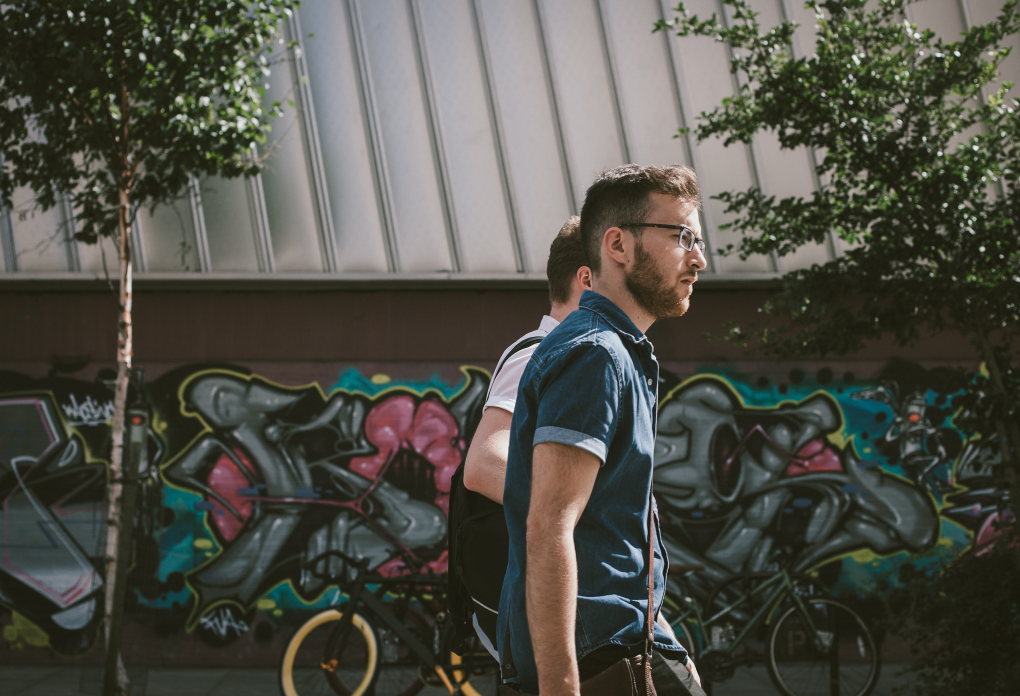
#> input picture 0020.png, 2040 x 1392 px (shown at 1/2 size)
$ python main.py   (older library calls are emulated)
#> lines starting #> are read from the running program, lines starting #| are printed output that depends on the picture
import os
import cv2
import numpy as np
import xgboost as xgb
import matplotlib.pyplot as plt
from sklearn.metrics import mean_squared_error
from sklearn.model_selection import train_test_split
from sklearn.model_selection import RandomizedSearchCV

import warnings
warnings.filterwarnings("ignore")

img = cv2.imread("0020.png")
#> img is the input picture: shape (1392, 2040, 3); mean B, G, R 70.1, 78.8, 79
img = cv2.resize(img,(512,512))
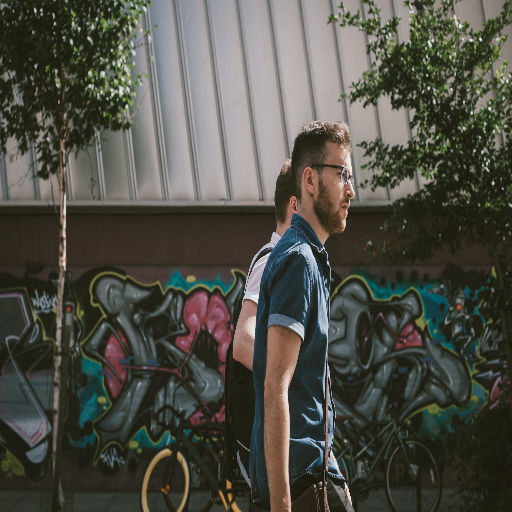
#> img: shape (512, 512, 3); mean B, G, R 70, 78.6, 78.8
img_rgb = cv2.cvtColor(img, cv2.COLOR_BGR2RGB)

plt.imshow(img_rgb)
plt.axis(False)
plt.show()

sigma = 25
mean = 0
x,y,z = img_rgb.shape
#> x = 512; y = 512; z = 3

gauss = np.random.normal(mean,sigma,(x,y,z)).astype(np.uint8)
noisy = cv2.add(img_rgb, gauss)
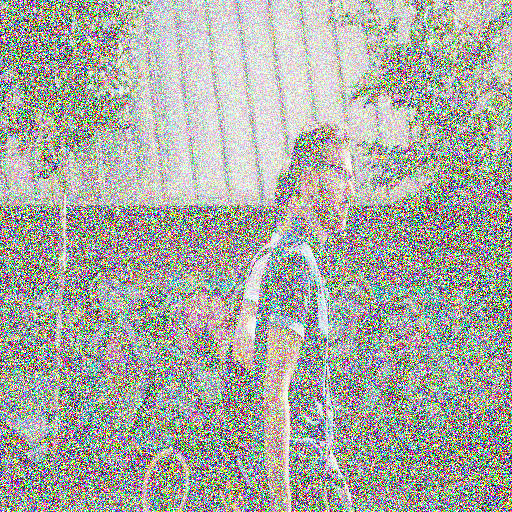
#> noisy: shape (512, 512, 3); mean R, G, B 173.2, 173.2, 168.3

plt.imshow(noisy)
plt.axis(False)
plt.show()

def Gen_Gauss_Noise(image,noise_lvl = 25):
    x,y,z = image.shape
    mean = 0

    sigma = noise_lvl
    gauss = np.random.normal(mean,sigma,(x,y,z)).astype(np.uint8)
    noisy_img = cv2.add(image,gauss)

    return noisy_img

img = cv2.imread("0020.png")
img = cv2.resize(img,(512,512))

gray = cv2.cvtColor(img, cv2.COLOR_BGR2GRAY)
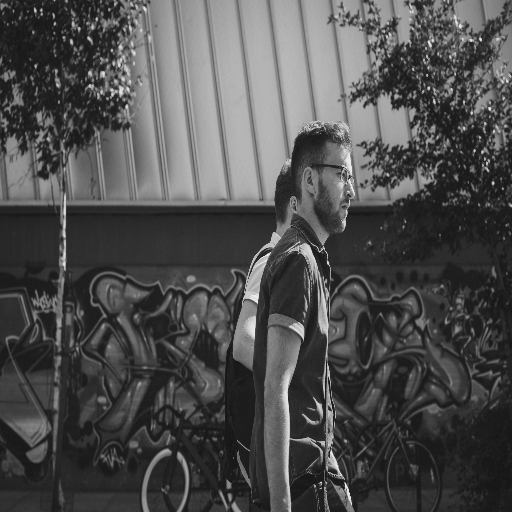
#> gray: shape (512, 512); min 20, max 238, mean 77.7
mean_blur = cv2.blur(gray,(3,3))
median_blur = cv2.medianBlur(gray,ksize=3)
laplacian = cv2.Laplacian(gray,cv2.CV_64F)
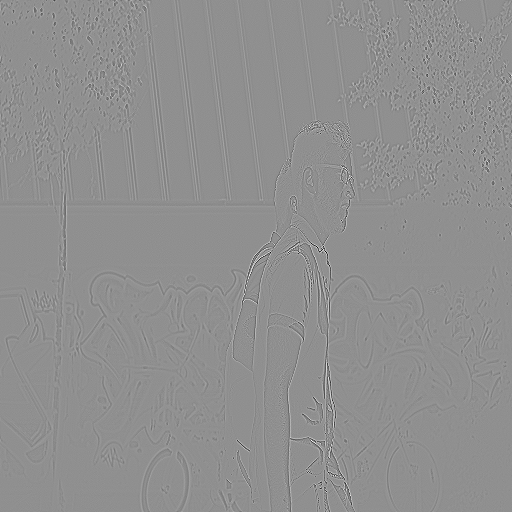
#> laplacian: shape (512, 512) float64; min -583, max 450, mean 0; drawn with min black and max white
sobelx = cv2.Sobel(gray,cv2.CV_64F,1,0,ksize=3)
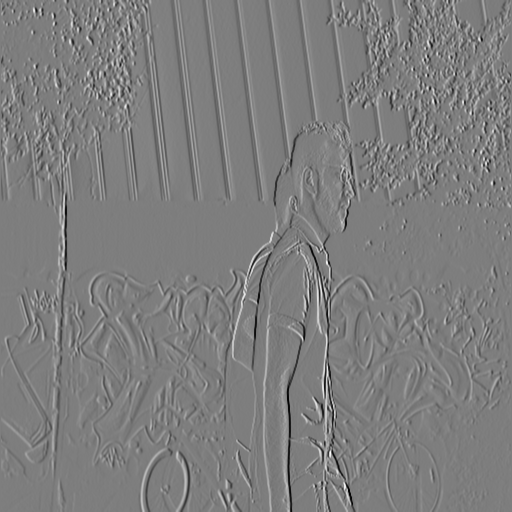
#> sobelx: shape (512, 512) float64; min -779, max 797, mean 0; drawn with min black and max white
sobely = cv2.Sobel(gray,cv2.CV_64F,0,1,ksize=3)
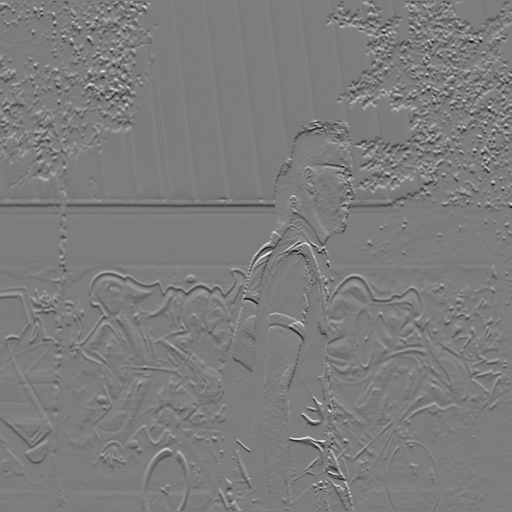
#> sobely: shape (512, 512) float64; min -710, max 737, mean -1; drawn with min black and max white

plt.imshow(gray,cmap = "gray")
plt.title("Grayscale")
plt.show()
plt.imshow(mean_blur,cmap = "gray")
plt.title("Mean Blur")
plt.show()
plt.imshow(median_blur,cmap = "gray")
plt.title("Median Blur")
plt.show()
plt.imshow(laplacian,cmap = "gray")
plt.title("Laplacian")
plt.show()
plt.imshow(sobelx,cmap = "gray")
plt.title("Sobel X-axis")
plt.show()
plt.imshow(sobely,cmap = "gray")
plt.title("Sobel Y-axis")
plt.show()

def Feature_Collection(image):
    gray = cv2.cvtColor(image,cv2.COLOR_BGR2GRAY)
    mean_blur = cv2.blur(gray,(3,3))
    median_blur = cv2.medianBlur(gray,ksize=3)
    laplacian = cv2.Laplacian(gray,cv2.CV_64F)
    sobelx = cv2.Sobel(gray,cv2.CV_64F,1,0,ksize=3)
    sobely = cv2.Sobel(gray,cv2.CV_64F,0,1,ksize=3)

    feature_stack = np.stack([gray,mean_blur,median_blur,laplacian,sobelx,sobely])
    return feature_stack.reshape(-1, 6)

folder = "Data/DIV2K_train_HR"
X = []
y = []
#> (the run stopped early here; a loop or call above may not have finished)
